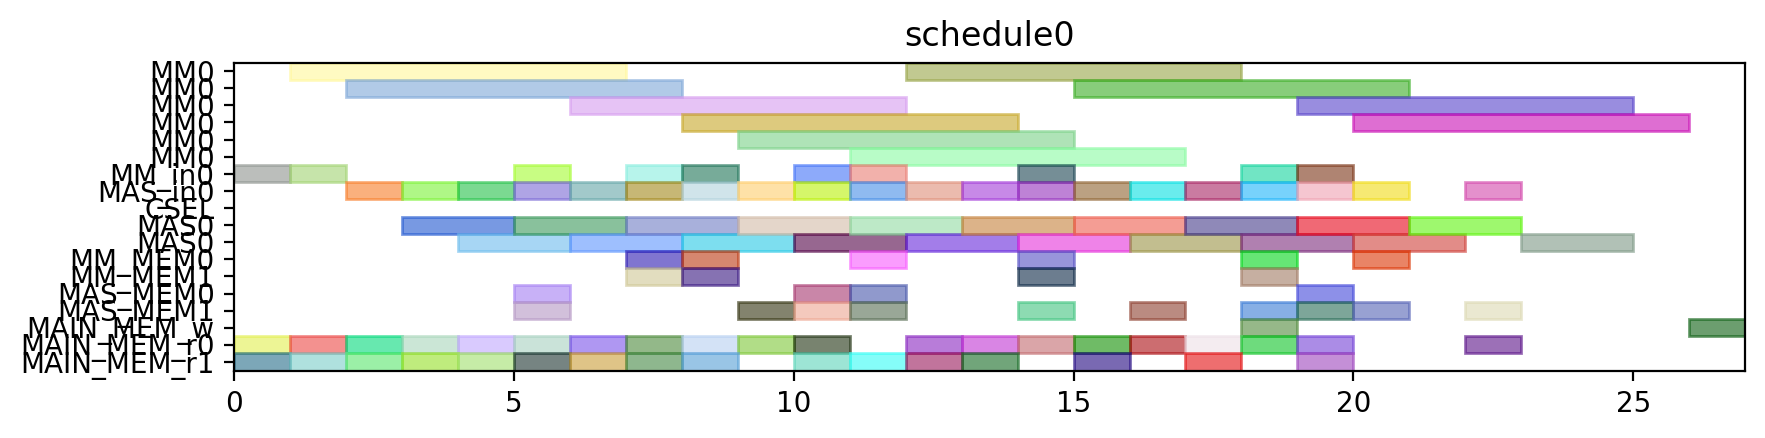

Write the Python code that produced this figure.
from pyschedule import Scenario, solvers, plotters, alt


def solve():
	horizon = 120
	S = Scenario("schedule0", horizon=horizon)

	# resource
	MM = S.Resources('MM', num=1, size=6)
	MM_in = S.Resources('MM_in', num=1)
	MAS_in = S.Resources('MAS_in', num=1)
	CSEL = S.Resource('CSEL')
	MAS = S.Resources('MAS', num=1, size=2, periods=range(1, horizon))
	MM_MEM = S.Resources('MM_MEM', num=2)
	MAS_MEM = S.Resources('MAS_MEM', num=2)
	MAIN_MEM_w = S.Resource('MAIN_MEM_w', size=1)
	MAIN_MEM_r = S.Resources('MAIN_MEM_r', num=2)

	# result of previous scheduling

	# new tasks
	t0_t0 = S.Task('t0_t0', length=6, delay_cost=1)
	t0_t0 += alt(MM)
	t0_t0_in = S.Task('t0_t0_in', length=1, delay_cost=1)
	t0_t0_in += alt(MM_in)
	S += t0_t0_in*MM_in[0]<=t0_t0*MM[0]
	t0_t0_mem0 = S.Task('t0_t0_mem0', length=1, delay_cost=1)
	t0_t0_mem0 += MAIN_MEM_r[0]
	S += t0_t0_mem0 <= t0_t0

	t0_t0_mem1 = S.Task('t0_t0_mem1', length=1, delay_cost=1)
	t0_t0_mem1 += MAIN_MEM_r[1]
	S += t0_t0_mem1 <= t0_t0

	t0_t1 = S.Task('t0_t1', length=6, delay_cost=1)
	t0_t1 += alt(MM)
	t0_t1_in = S.Task('t0_t1_in', length=1, delay_cost=1)
	t0_t1_in += alt(MM_in)
	S += t0_t1_in*MM_in[0]<=t0_t1*MM[0]
	t0_t1_mem0 = S.Task('t0_t1_mem0', length=1, delay_cost=1)
	t0_t1_mem0 += MAIN_MEM_r[0]
	S += t0_t1_mem0 <= t0_t1

	t0_t1_mem1 = S.Task('t0_t1_mem1', length=1, delay_cost=1)
	t0_t1_mem1 += MAIN_MEM_r[1]
	S += t0_t1_mem1 <= t0_t1

	t0_t2 = S.Task('t0_t2', length=2, delay_cost=1)
	t0_t2 += alt(MAS)
	t0_t2_in = S.Task('t0_t2_in', length=1, delay_cost=1)
	t0_t2_in += alt(MAS_in)
	S += t0_t2_in*MAS_in[0]<=t0_t2*MAS[0]

	t0_t2_mem0 = S.Task('t0_t2_mem0', length=1, delay_cost=1)
	t0_t2_mem0 += MAIN_MEM_r[0]
	S += t0_t2_mem0 <= t0_t2

	t0_t2_mem1 = S.Task('t0_t2_mem1', length=1, delay_cost=1)
	t0_t2_mem1 += MAIN_MEM_r[1]
	S += t0_t2_mem1 <= t0_t2

	t0_t3 = S.Task('t0_t3', length=2, delay_cost=1)
	t0_t3 += alt(MAS)
	t0_t3_in = S.Task('t0_t3_in', length=1, delay_cost=1)
	t0_t3_in += alt(MAS_in)
	S += t0_t3_in*MAS_in[0]<=t0_t3*MAS[0]

	t0_t3_mem0 = S.Task('t0_t3_mem0', length=1, delay_cost=1)
	t0_t3_mem0 += MAIN_MEM_r[0]
	S += t0_t3_mem0 <= t0_t3

	t0_t3_mem1 = S.Task('t0_t3_mem1', length=1, delay_cost=1)
	t0_t3_mem1 += MAIN_MEM_r[1]
	S += t0_t3_mem1 <= t0_t3

	t2_t0 = S.Task('t2_t0', length=6, delay_cost=1)
	t2_t0 += alt(MM)
	t2_t0_in = S.Task('t2_t0_in', length=1, delay_cost=1)
	t2_t0_in += alt(MM_in)
	S += t2_t0_in*MM_in[0]<=t2_t0*MM[0]
	t2_t0_mem0 = S.Task('t2_t0_mem0', length=1, delay_cost=1)
	t2_t0_mem0 += MAIN_MEM_r[0]
	S += t2_t0_mem0 <= t2_t0

	t2_t0_mem1 = S.Task('t2_t0_mem1', length=1, delay_cost=1)
	t2_t0_mem1 += MAIN_MEM_r[1]
	S += t2_t0_mem1 <= t2_t0

	t2_t1 = S.Task('t2_t1', length=6, delay_cost=1)
	t2_t1 += alt(MM)
	t2_t1_in = S.Task('t2_t1_in', length=1, delay_cost=1)
	t2_t1_in += alt(MM_in)
	S += t2_t1_in*MM_in[0]<=t2_t1*MM[0]
	t2_t1_mem0 = S.Task('t2_t1_mem0', length=1, delay_cost=1)
	t2_t1_mem0 += MAIN_MEM_r[0]
	S += t2_t1_mem0 <= t2_t1

	t2_t1_mem1 = S.Task('t2_t1_mem1', length=1, delay_cost=1)
	t2_t1_mem1 += MAIN_MEM_r[1]
	S += t2_t1_mem1 <= t2_t1

	t2_t2 = S.Task('t2_t2', length=2, delay_cost=1)
	t2_t2 += alt(MAS)
	t2_t2_in = S.Task('t2_t2_in', length=1, delay_cost=1)
	t2_t2_in += alt(MAS_in)
	S += t2_t2_in*MAS_in[0]<=t2_t2*MAS[0]

	t2_t2_mem0 = S.Task('t2_t2_mem0', length=1, delay_cost=1)
	t2_t2_mem0 += MAIN_MEM_r[0]
	S += t2_t2_mem0 <= t2_t2

	t2_t2_mem1 = S.Task('t2_t2_mem1', length=1, delay_cost=1)
	t2_t2_mem1 += MAIN_MEM_r[1]
	S += t2_t2_mem1 <= t2_t2

	t2_t3 = S.Task('t2_t3', length=2, delay_cost=1)
	t2_t3 += alt(MAS)
	t2_t3_in = S.Task('t2_t3_in', length=1, delay_cost=1)
	t2_t3_in += alt(MAS_in)
	S += t2_t3_in*MAS_in[0]<=t2_t3*MAS[0]

	t2_t3_mem0 = S.Task('t2_t3_mem0', length=1, delay_cost=1)
	t2_t3_mem0 += MAIN_MEM_r[0]
	S += t2_t3_mem0 <= t2_t3

	t2_t3_mem1 = S.Task('t2_t3_mem1', length=1, delay_cost=1)
	t2_t3_mem1 += MAIN_MEM_r[1]
	S += t2_t3_mem1 <= t2_t3

	t7_t2 = S.Task('t7_t2', length=2, delay_cost=1)
	t7_t2 += alt(MAS)
	t7_t2_in = S.Task('t7_t2_in', length=1, delay_cost=1)
	t7_t2_in += alt(MAS_in)
	S += t7_t2_in*MAS_in[0]<=t7_t2*MAS[0]

	t7_t2_mem0 = S.Task('t7_t2_mem0', length=1, delay_cost=1)
	t7_t2_mem0 += MAIN_MEM_r[0]
	S += t7_t2_mem0 <= t7_t2

	t7_t2_mem1 = S.Task('t7_t2_mem1', length=1, delay_cost=1)
	t7_t2_mem1 += MAIN_MEM_r[1]
	S += t7_t2_mem1 <= t7_t2

	t9_t2 = S.Task('t9_t2', length=2, delay_cost=1)
	t9_t2 += alt(MAS)
	t9_t2_in = S.Task('t9_t2_in', length=1, delay_cost=1)
	t9_t2_in += alt(MAS_in)
	S += t9_t2_in*MAS_in[0]<=t9_t2*MAS[0]

	t9_t2_mem0 = S.Task('t9_t2_mem0', length=1, delay_cost=1)
	t9_t2_mem0 += MAIN_MEM_r[0]
	S += t9_t2_mem0 <= t9_t2

	t9_t2_mem1 = S.Task('t9_t2_mem1', length=1, delay_cost=1)
	t9_t2_mem1 += MAIN_MEM_r[1]
	S += t9_t2_mem1 <= t9_t2

	t14_t2 = S.Task('t14_t2', length=2, delay_cost=1)
	t14_t2 += alt(MAS)
	t14_t2_in = S.Task('t14_t2_in', length=1, delay_cost=1)
	t14_t2_in += alt(MAS_in)
	S += t14_t2_in*MAS_in[0]<=t14_t2*MAS[0]

	t14_t2_mem0 = S.Task('t14_t2_mem0', length=1, delay_cost=1)
	t14_t2_mem0 += MAIN_MEM_r[0]
	S += t14_t2_mem0 <= t14_t2

	t14_t2_mem1 = S.Task('t14_t2_mem1', length=1, delay_cost=1)
	t14_t2_mem1 += MAIN_MEM_r[1]
	S += t14_t2_mem1 <= t14_t2

	new_TZ_t2 = S.Task('new_TZ_t2', length=2, delay_cost=1)
	new_TZ_t2 += alt(MAS)
	new_TZ_t2_in = S.Task('new_TZ_t2_in', length=1, delay_cost=1)
	new_TZ_t2_in += alt(MAS_in)
	S += new_TZ_t2_in*MAS_in[0]<=new_TZ_t2*MAS[0]

	new_TZ_t2_mem0 = S.Task('new_TZ_t2_mem0', length=1, delay_cost=1)
	new_TZ_t2_mem0 += MAIN_MEM_r[0]
	S += new_TZ_t2_mem0 <= new_TZ_t2

	new_TZ_t2_mem1 = S.Task('new_TZ_t2_mem1', length=1, delay_cost=1)
	new_TZ_t2_mem1 += MAIN_MEM_r[1]
	S += new_TZ_t2_mem1 <= new_TZ_t2

	t16_t2 = S.Task('t16_t2', length=2, delay_cost=1)
	t16_t2 += alt(MAS)
	t16_t2_in = S.Task('t16_t2_in', length=1, delay_cost=1)
	t16_t2_in += alt(MAS_in)
	S += t16_t2_in*MAS_in[0]<=t16_t2*MAS[0]

	t16_t2_mem0 = S.Task('t16_t2_mem0', length=1, delay_cost=1)
	t16_t2_mem0 += MAIN_MEM_r[0]
	S += t16_t2_mem0 <= t16_t2

	t16_t2_mem1 = S.Task('t16_t2_mem1', length=1, delay_cost=1)
	t16_t2_mem1 += MAIN_MEM_r[1]
	S += t16_t2_mem1 <= t16_t2

	t17_t2 = S.Task('t17_t2', length=2, delay_cost=1)
	t17_t2 += alt(MAS)
	t17_t2_in = S.Task('t17_t2_in', length=1, delay_cost=1)
	t17_t2_in += alt(MAS_in)
	S += t17_t2_in*MAS_in[0]<=t17_t2*MAS[0]

	t17_t2_mem0 = S.Task('t17_t2_mem0', length=1, delay_cost=1)
	t17_t2_mem0 += MAIN_MEM_r[0]
	S += t17_t2_mem0 <= t17_t2

	t17_t2_mem1 = S.Task('t17_t2_mem1', length=1, delay_cost=1)
	t17_t2_mem1 += MAIN_MEM_r[1]
	S += t17_t2_mem1 <= t17_t2

	t0_t4 = S.Task('t0_t4', length=6, delay_cost=1)
	t0_t4 += alt(MM)
	t0_t4_in = S.Task('t0_t4_in', length=1, delay_cost=1)
	t0_t4_in += alt(MM_in)
	S += t0_t4_in*MM_in[0]<=t0_t4*MM[0]
	t0_t4_mem0 = S.Task('t0_t4_mem0', length=1, delay_cost=1)
	t0_t4_mem0 += alt(MAS_MEM)
	S += (t0_t2*MAS[0])-1 < t0_t4_mem0*MAS_MEM[0]
	S += t0_t4_mem0 <= t0_t4

	t0_t4_mem1 = S.Task('t0_t4_mem1', length=1, delay_cost=1)
	t0_t4_mem1 += alt(MAS_MEM)
	S += (t0_t3*MAS[0])-1 < t0_t4_mem1*MAS_MEM[1]
	S += t0_t4_mem1 <= t0_t4

	t00 = S.Task('t00', length=2, delay_cost=1)
	t00 += alt(MAS)
	t00_in = S.Task('t00_in', length=1, delay_cost=1)
	t00_in += alt(MAS_in)
	S += t00_in*MAS_in[0]<=t00*MAS[0]

	t00_mem0 = S.Task('t00_mem0', length=1, delay_cost=1)
	t00_mem0 += alt(MM_MEM)
	S += (t0_t0*MM[0])-1 < t00_mem0*MM_MEM[0]
	S += t00_mem0 <= t00

	t00_mem1 = S.Task('t00_mem1', length=1, delay_cost=1)
	t00_mem1 += alt(MM_MEM)
	S += (t0_t1*MM[0])-1 < t00_mem1*MM_MEM[1]
	S += t00_mem1 <= t00

	t0_t5 = S.Task('t0_t5', length=2, delay_cost=1)
	t0_t5 += alt(MAS)
	t0_t5_in = S.Task('t0_t5_in', length=1, delay_cost=1)
	t0_t5_in += alt(MAS_in)
	S += t0_t5_in*MAS_in[0]<=t0_t5*MAS[0]

	t0_t5_mem0 = S.Task('t0_t5_mem0', length=1, delay_cost=1)
	t0_t5_mem0 += alt(MM_MEM)
	S += (t0_t0*MM[0])-1 < t0_t5_mem0*MM_MEM[0]
	S += t0_t5_mem0 <= t0_t5

	t0_t5_mem1 = S.Task('t0_t5_mem1', length=1, delay_cost=1)
	t0_t5_mem1 += alt(MM_MEM)
	S += (t0_t1*MM[0])-1 < t0_t5_mem1*MM_MEM[1]
	S += t0_t5_mem1 <= t0_t5

	t2_t4 = S.Task('t2_t4', length=6, delay_cost=1)
	t2_t4 += alt(MM)
	t2_t4_in = S.Task('t2_t4_in', length=1, delay_cost=1)
	t2_t4_in += alt(MM_in)
	S += t2_t4_in*MM_in[0]<=t2_t4*MM[0]
	t2_t4_mem0 = S.Task('t2_t4_mem0', length=1, delay_cost=1)
	t2_t4_mem0 += alt(MAS_MEM)
	S += (t2_t2*MAS[0])-1 < t2_t4_mem0*MAS_MEM[0]
	S += t2_t4_mem0 <= t2_t4

	t2_t4_mem1 = S.Task('t2_t4_mem1', length=1, delay_cost=1)
	t2_t4_mem1 += alt(MAS_MEM)
	S += (t2_t3*MAS[0])-1 < t2_t4_mem1*MAS_MEM[1]
	S += t2_t4_mem1 <= t2_t4

	t20 = S.Task('t20', length=2, delay_cost=1)
	t20 += alt(MAS)
	t20_in = S.Task('t20_in', length=1, delay_cost=1)
	t20_in += alt(MAS_in)
	S += t20_in*MAS_in[0]<=t20*MAS[0]

	t20_mem0 = S.Task('t20_mem0', length=1, delay_cost=1)
	t20_mem0 += alt(MM_MEM)
	S += (t2_t0*MM[0])-1 < t20_mem0*MM_MEM[0]
	S += t20_mem0 <= t20

	t20_mem1 = S.Task('t20_mem1', length=1, delay_cost=1)
	t20_mem1 += alt(MM_MEM)
	S += (t2_t1*MM[0])-1 < t20_mem1*MM_MEM[1]
	S += t20_mem1 <= t20

	t2_t5 = S.Task('t2_t5', length=2, delay_cost=1)
	t2_t5 += alt(MAS)
	t2_t5_in = S.Task('t2_t5_in', length=1, delay_cost=1)
	t2_t5_in += alt(MAS_in)
	S += t2_t5_in*MAS_in[0]<=t2_t5*MAS[0]

	t2_t5_mem0 = S.Task('t2_t5_mem0', length=1, delay_cost=1)
	t2_t5_mem0 += alt(MM_MEM)
	S += (t2_t0*MM[0])-1 < t2_t5_mem0*MM_MEM[0]
	S += t2_t5_mem0 <= t2_t5

	t2_t5_mem1 = S.Task('t2_t5_mem1', length=1, delay_cost=1)
	t2_t5_mem1 += alt(MM_MEM)
	S += (t2_t1*MM[0])-1 < t2_t5_mem1*MM_MEM[1]
	S += t2_t5_mem1 <= t2_t5

	t01 = S.Task('t01', length=2, delay_cost=1)
	t01 += alt(MAS)
	t01_in = S.Task('t01_in', length=1, delay_cost=1)
	t01_in += alt(MAS_in)
	S += t01_in*MAS_in[0]<=t01*MAS[0]

	t01_mem0 = S.Task('t01_mem0', length=1, delay_cost=1)
	t01_mem0 += alt(MM_MEM)
	S += (t0_t4*MM[0])-1 < t01_mem0*MM_MEM[0]
	S += t01_mem0 <= t01

	t01_mem1 = S.Task('t01_mem1', length=1, delay_cost=1)
	t01_mem1 += alt(MAS_MEM)
	S += (t0_t5*MAS[0])-1 < t01_mem1*MAS_MEM[1]
	S += t01_mem1 <= t01

	t10 = S.Task('t10', length=2, delay_cost=1)
	t10 += alt(MAS)
	t10_in = S.Task('t10_in', length=1, delay_cost=1)
	t10_in += alt(MAS_in)
	S += t10_in*MAS_in[0]<=t10*MAS[0]

	t10_mem0 = S.Task('t10_mem0', length=1, delay_cost=1)
	t10_mem0 += MAIN_MEM_r[0]
	S += t10_mem0 <= t10

	t10_mem1 = S.Task('t10_mem1', length=1, delay_cost=1)
	t10_mem1 += alt(MAS_MEM)
	S += (t00*MAS[0])-1 < t10_mem1*MAS_MEM[1]
	S += t10_mem1 <= t10

	t21 = S.Task('t21', length=2, delay_cost=1)
	t21 += alt(MAS)
	t21_in = S.Task('t21_in', length=1, delay_cost=1)
	t21_in += alt(MAS_in)
	S += t21_in*MAS_in[0]<=t21*MAS[0]

	t21_mem0 = S.Task('t21_mem0', length=1, delay_cost=1)
	t21_mem0 += alt(MM_MEM)
	S += (t2_t4*MM[0])-1 < t21_mem0*MM_MEM[0]
	S += t21_mem0 <= t21

	t21_mem1 = S.Task('t21_mem1', length=1, delay_cost=1)
	t21_mem1 += alt(MAS_MEM)
	S += (t2_t5*MAS[0])-1 < t21_mem1*MAS_MEM[1]
	S += t21_mem1 <= t21

	t30 = S.Task('t30', length=2, delay_cost=1)
	t30 += alt(MAS)
	t30_in = S.Task('t30_in', length=1, delay_cost=1)
	t30_in += alt(MAS_in)
	S += t30_in*MAS_in[0]<=t30*MAS[0]

	t30_mem0 = S.Task('t30_mem0', length=1, delay_cost=1)
	t30_mem0 += MAIN_MEM_r[0]
	S += t30_mem0 <= t30

	t30_mem1 = S.Task('t30_mem1', length=1, delay_cost=1)
	t30_mem1 += alt(MAS_MEM)
	S += (t20*MAS[0])-1 < t30_mem1*MAS_MEM[1]
	S += t30_mem1 <= t30

	t11 = S.Task('t11', length=2, delay_cost=1)
	t11 += alt(MAS)
	t11_in = S.Task('t11_in', length=1, delay_cost=1)
	t11_in += alt(MAS_in)
	S += t11_in*MAS_in[0]<=t11*MAS[0]

	t11_mem0 = S.Task('t11_mem0', length=1, delay_cost=1)
	t11_mem0 += MAIN_MEM_r[0]
	S += t11_mem0 <= t11

	t11_mem1 = S.Task('t11_mem1', length=1, delay_cost=1)
	t11_mem1 += alt(MAS_MEM)
	S += (t01*MAS[0])-1 < t11_mem1*MAS_MEM[1]
	S += t11_mem1 <= t11

	t31 = S.Task('t31', length=2, delay_cost=1)
	t31 += alt(MAS)
	t31_in = S.Task('t31_in', length=1, delay_cost=1)
	t31_in += alt(MAS_in)
	S += t31_in*MAS_in[0]<=t31*MAS[0]

	t31_mem0 = S.Task('t31_mem0', length=1, delay_cost=1)
	t31_mem0 += MAIN_MEM_r[0]
	S += t31_mem0 <= t31

	t31_mem1 = S.Task('t31_mem1', length=1, delay_cost=1)
	t31_mem1 += alt(MAS_MEM)
	S += (t21*MAS[0])-1 < t31_mem1*MAS_MEM[1]
	S += t31_mem1 <= t31

	c010 = S.Task('c010', length=6, delay_cost=1)
	c010 += alt(MM)
	c010_in = S.Task('c010_in', length=1, delay_cost=1)
	c010_in += alt(MM_in)
	S += c010_in*MM_in[0]<=c010*MM[0]
	S += 0<c010

	c010_w = S.Task('c010_w', length=1, delay_cost=1)
	c010_w += alt(MAIN_MEM_w)
	S += c010 <= c010_w

	c010_mem0 = S.Task('c010_mem0', length=1, delay_cost=1)
	c010_mem0 += alt(MAS_MEM)
	S += (t30*MAS[0])-1 < c010_mem0*MAS_MEM[0]
	S += c010_mem0 <= c010

	c010_mem1 = S.Task('c010_mem1', length=1, delay_cost=1)
	c010_mem1 += MAIN_MEM_r[1]
	S += c010_mem1 <= c010

	c200 = S.Task('c200', length=6, delay_cost=1)
	c200 += alt(MM)
	c200_in = S.Task('c200_in', length=1, delay_cost=1)
	c200_in += alt(MM_in)
	S += c200_in*MM_in[0]<=c200*MM[0]
	S += 0<c200

	c200_w = S.Task('c200_w', length=1, delay_cost=1)
	c200_w += alt(MAIN_MEM_w)
	S += c200 <= c200_w

	c200_mem0 = S.Task('c200_mem0', length=1, delay_cost=1)
	c200_mem0 += alt(MAS_MEM)
	S += (t10*MAS[0])-1 < c200_mem0*MAS_MEM[0]
	S += c200_mem0 <= c200

	c200_mem1 = S.Task('c200_mem1', length=1, delay_cost=1)
	c200_mem1 += MAIN_MEM_r[1]
	S += c200_mem1 <= c200

	t16_t0 = S.Task('t16_t0', length=6, delay_cost=1)
	t16_t0 += alt(MM)
	t16_t0_in = S.Task('t16_t0_in', length=1, delay_cost=1)
	t16_t0_in += alt(MM_in)
	S += t16_t0_in*MM_in[0]<=t16_t0*MM[0]
	t16_t0_mem0 = S.Task('t16_t0_mem0', length=1, delay_cost=1)
	t16_t0_mem0 += MAIN_MEM_r[0]
	S += t16_t0_mem0 <= t16_t0

	t16_t0_mem1 = S.Task('t16_t0_mem1', length=1, delay_cost=1)
	t16_t0_mem1 += alt(MAS_MEM)
	S += (t30*MAS[0])-1 < t16_t0_mem1*MAS_MEM[1]
	S += t16_t0_mem1 <= t16_t0

	t17_t0 = S.Task('t17_t0', length=6, delay_cost=1)
	t17_t0 += alt(MM)
	t17_t0_in = S.Task('t17_t0_in', length=1, delay_cost=1)
	t17_t0_in += alt(MM_in)
	S += t17_t0_in*MM_in[0]<=t17_t0*MM[0]
	t17_t0_mem0 = S.Task('t17_t0_mem0', length=1, delay_cost=1)
	t17_t0_mem0 += MAIN_MEM_r[0]
	S += t17_t0_mem0 <= t17_t0

	t17_t0_mem1 = S.Task('t17_t0_mem1', length=1, delay_cost=1)
	t17_t0_mem1 += alt(MAS_MEM)
	S += (t10*MAS[0])-1 < t17_t0_mem1*MAS_MEM[1]
	S += t17_t0_mem1 <= t17_t0

	solvers.mip.solve(S,msg=1,kind='CPLEX',ratio_gap=1.01)

	solution = [['hoge']*len(S.solution()[1]) for i in range(len(S.solution()))]
	for i in range(len(S.solution())):
		for j in range(len(S.solution()[i])):
			solution[i][j]=str(S.solution()[i][j])
	print(solution)

	cycles = int(solution[-1][3])

	pic_file_name = "/mnt/rose/usr1/fukuda/ABE/multiRAM_multiMAS_16mux/scheduling_result/stage6MM1_stage2MAS1/EP2_ADD_w_EVAL/schedule0.png"
	if(S.solution() != []):
		plotters.matplotlib.plot(S,img_filename=pic_file_name, show_task_labels=False, fig_size=(cycles*0.25+3, 2))

	return solution
